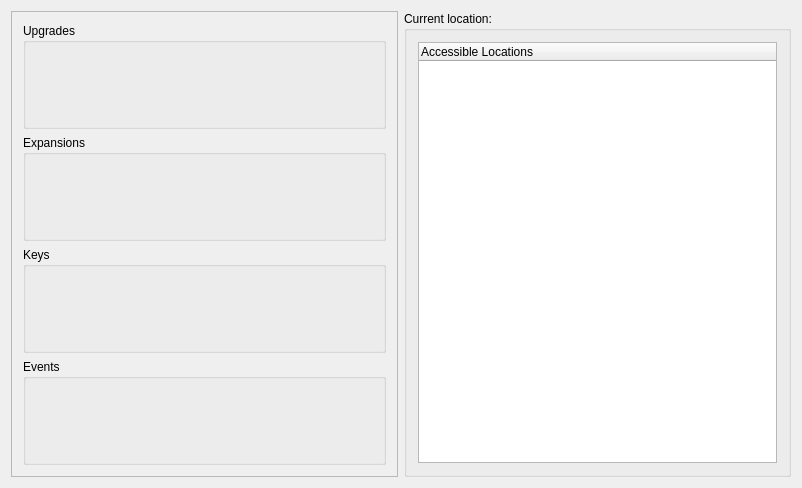
<?xml version="1.0" encoding="UTF-8"?>
<ui version="4.0">
 <class>TrackerWindow</class>
 <widget class="QMainWindow" name="TrackerWindow">
  <property name="geometry">
   <rect>
    <x>0</x>
    <y>0</y>
    <width>802</width>
    <height>488</height>
   </rect>
  </property>
  <property name="windowTitle">
   <string>Tracker</string>
  </property>
  <widget class="QWidget" name="centralWidget">
   <property name="maximumSize">
    <size>
     <width>16777215</width>
     <height>16777215</height>
    </size>
   </property>
   <layout class="QGridLayout" name="gridLayout">
    <item row="1" column="3">
     <widget class="QGroupBox" name="location_box">
      <property name="title">
       <string>Current location: </string>
      </property>
      <layout class="QVBoxLayout" name="verticalLayout_2">
       <item>
        <widget class="QTreeWidget" name="possible_locations_tree">
         <column>
          <property name="text">
           <string>Accessible Locations</string>
          </property>
         </column>
        </widget>
       </item>
      </layout>
     </widget>
    </item>
    <item row="1" column="0">
     <widget class="QScrollArea" name="pickups_scroll_area">
      <property name="widgetResizable">
       <bool>true</bool>
      </property>
      <widget class="QWidget" name="pickups_scroll_contents">
       <property name="geometry">
        <rect>
         <x>0</x>
         <y>0</y>
         <width>387</width>
         <height>447</height>
        </rect>
       </property>
       <layout class="QVBoxLayout" name="pickup_box_layout">
        <item>
         <widget class="QGroupBox" name="upgrades_box">
          <property name="title">
           <string>Upgrades</string>
          </property>
          <layout class="QVBoxLayout" name="upgrades_layout"/>
         </widget>
        </item>
        <item>
         <widget class="QGroupBox" name="expansions_box">
          <property name="title">
           <string>Expansions</string>
          </property>
          <layout class="QVBoxLayout" name="expansions_layout"/>
         </widget>
        </item>
        <item>
         <widget class="QGroupBox" name="keys_box">
          <property name="title">
           <string>Keys</string>
          </property>
          <layout class="QVBoxLayout" name="keys_layout"/>
         </widget>
        </item>
        <item>
         <widget class="QGroupBox" name="events_box">
          <property name="title">
           <string>Events</string>
          </property>
          <layout class="QVBoxLayout" name="events_layout"/>
         </widget>
        </item>
       </layout>
      </widget>
     </widget>
    </item>
   </layout>
  </widget>
  <widget class="QMenuBar" name="menuBar">
   <property name="geometry">
    <rect>
     <x>0</x>
     <y>0</y>
     <width>802</width>
     <height>21</height>
    </rect>
   </property>
  </widget>
 </widget>
 <layoutdefault spacing="6" margin="11"/>
 <resources/>
 <connections/>
</ui>
